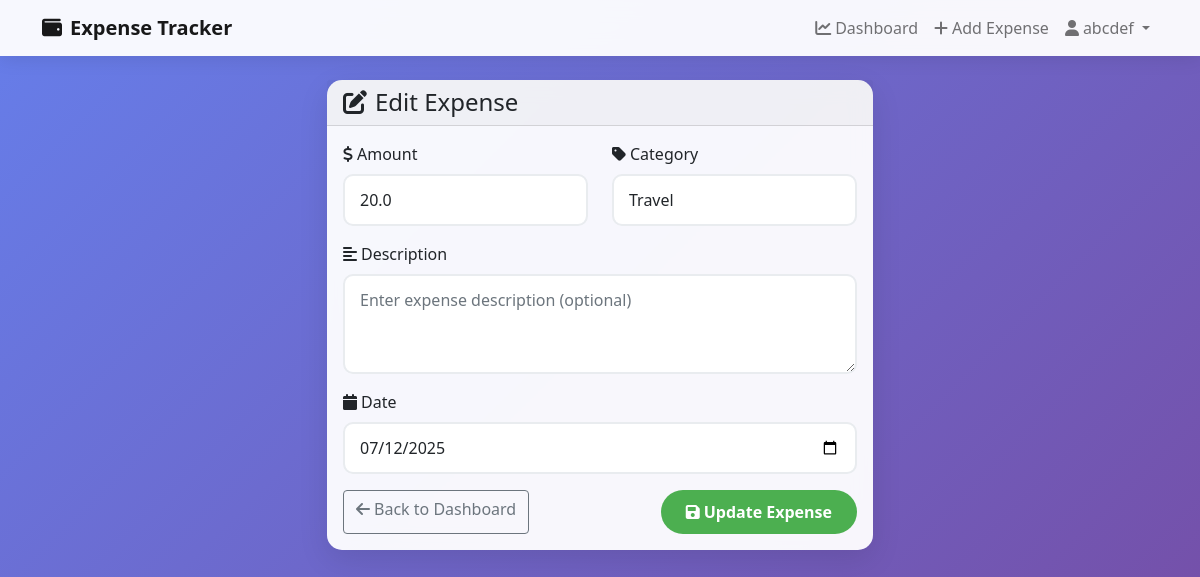
The app's page /edit_expense/3 (signed in) with its own data.
### app.py (models this page shows)
class User(UserMixin, db.Model):
    id = db.Column(db.Integer, primary_key=True)
    username = db.Column(db.String(80), unique=True, nullable=False)
    email = db.Column(db.String(120), unique=True, nullable=False)
    password_hash = db.Column(db.String(120), nullable=False)
    expenses = db.relationship('Expense', backref='user', lazy=True)

class Expense(db.Model):
    id = db.Column(db.Integer, primary_key=True)
    amount = db.Column(db.Float, nullable=False)
    category = db.Column(db.String(50), nullable=False)
    description = db.Column(db.String(200))
    date = db.Column(db.DateTime, nullable=False, default=datetime.utcnow)
    user_id = db.Column(db.Integer, db.ForeignKey('user.id'), nullable=False)

### app.py (the view, shortened to what this page needs)
@app.route('/edit_expense/<int:expense_id>', methods=['GET', 'POST'])
@login_required
def edit_expense(expense_id):
    expense = Expense.query.get_or_404(expense_id)
    if expense.user_id != current_user.id:
        flash('You can only edit your own expenses!')
        return redirect(url_for('dashboard'))
    return render_template('edit_expense.html', expense=expense)

### app.py (called while the page is built)
@login_manager.user_loader
def load_user(user_id):
    return User.query.get(int(user_id))

### templates/edit_expense.html (shortened to what this page needs)
{% extends "base.html" %}
{% block content %}
<div class="row justify-content-center">
    <div class="col-md-8 col-lg-6">
        <div class="card">
            <div class="card-header">
                <h4 class="mb-0">
                    <i class="fas fa-edit me-2"></i>Edit Expense
                </h4>
            </div>
            <div class="card-body">
                <form method="POST">
                    <div class="row">
                        <div class="col-md-6 mb-3">
                            <label for="amount" class="form-label">
                                <i class="fas fa-dollar-sign me-1"></i>Amount
                            </label>
                            <input type="number" class="form-control" id="amount" name="amount"
                                   step="0.01" min="0" value="{{ expense.amount }}" required>
                        </div>
                        <div class="col-md-6 mb-3">
                            <label for="category" class="form-label">
                                <i class="fas fa-tag me-1"></i>Category
                            </label>
                            <select class="form-control" id="category" name="category" required>
                                <option value="Travel" {% if expense.category == 'Travel' %}selected{% endif %}>Travel</option>
                            </select>
                        </div>
                    </div>
                    <div class="mb-3">
                        <label for="description" class="form-label">
                            <i class="fas fa-align-left me-1"></i>Description
                        </label>
                        <textarea class="form-control" id="description" name="description"
                                  rows="3" placeholder="Enter expense description (optional)">{{ expense.description or '' }}</textarea>
                    </div>
                    <div class="mb-3">
                        <label for="date" class="form-label">
                            <i class="fas fa-calendar me-1"></i>Date
                        </label>
                        <input type="date" class="form-control" id="date" name="date"
                               value="{{ expense.date.strftime('%Y-%m-%d') }}" required>
                    </div>
                    <div class="d-flex justify-content-between">
                        <a href="{{ url_for('dashboard') }}" class="btn btn-outline-secondary">
                            <i class="fas fa-arrow-left me-1"></i>Back to Dashboard
                        </a>
                        <button type="submit" class="btn btn-primary">
                            <i class="fas fa-save me-1"></i>Update Expense
                        </button>
                    </div>
                </form>
            </div>
        </div>
    </div>
</div>
{% endblock %}

### templates/base.html (shortened to what this page needs)
<!DOCTYPE html>
<html lang="en">
<head>
    <link href="https://cdn.jsdelivr.net/npm/bootstrap@5.1.3/dist/css/bootstrap.min.css" rel="stylesheet">
    <link href="https://cdnjs.cloudflare.com/ajax/libs/font-awesome/6.0.0/css/all.min.css" rel="stylesheet">
</head>
<body>
    <nav class="navbar navbar-expand-lg navbar-light fixed-top">
        <div class="container">
            <a class="navbar-brand fw-bold" href="{{ url_for('dashboard') }}">
                <i class="fas fa-wallet me-2"></i>Expense Tracker
            </a>
            {% if current_user.is_authenticated %}
            <div class="collapse navbar-collapse" id="navbarNav">
                <ul class="navbar-nav ms-auto">
                    <li class="nav-item">
                        <a class="nav-link" href="{{ url_for('dashboard') }}">
                            <i class="fas fa-chart-line me-1"></i>Dashboard
                        </a>
                    </li>
                    <li class="nav-item">
                        <a class="nav-link" href="{{ url_for('add_expense') }}">
                            <i class="fas fa-plus me-1"></i>Add Expense
                        </a>
                    </li>
                    <li class="nav-item dropdown">
                        <a class="nav-link dropdown-toggle" href="#" id="navbarDropdown" role="button" data-bs-toggle="dropdown">
                            <i class="fas fa-user me-1"></i>{{ current_user.username }}
                        </a>
                    </li>
                </ul>
            </div>
            {% endif %}
        </div>
    </nav>
    <div class="main-container">
        <div class="container">
            {% block content %}{% endblock %}
        </div>
    </div>
</body>
</html>

### templates/base.html (style rules this page uses)
:root { --primary-color: #4CAF50; --secondary-color: #2196F3; --danger-color: #f44336; --warning-color: #ff9800; --success-color: #4CAF50; --dark-color: #333; --light-color: #f8f9fa; }
body { background: linear-gradient(135deg, #667eea 0%, #764ba2 100%); min-height: 100vh; font-family: 'Segoe UI', Tahoma, Geneva, Verdana, sans-serif; }
.navbar { background: rgba(255, 255, 255, 0.95) !important; backdrop-filter: blur(10px); box-shadow: 0 2px 20px rgba(0,0,0,0.1); }
.card { border: none; border-radius: 15px; box-shadow: 0 10px 30px rgba(0,0,0,0.1); backdrop-filter: blur(10px); background: rgba(255, 255, 255, 0.95); }
.btn-primary { background: var(--primary-color); border: none; border-radius: 25px; padding: 10px 25px; font-weight: 600; transition: all 0.3s ease; }
.form-control { border-radius: 10px; border: 2px solid #e9ecef; padding: 12px 15px; transition: all 0.3s ease; }
.main-container { padding-top: 80px; min-height: 100vh; }

### records on screen
User: username "abcdef"
Expense: amount "20.0", category "Travel", date "07/12/2025"
